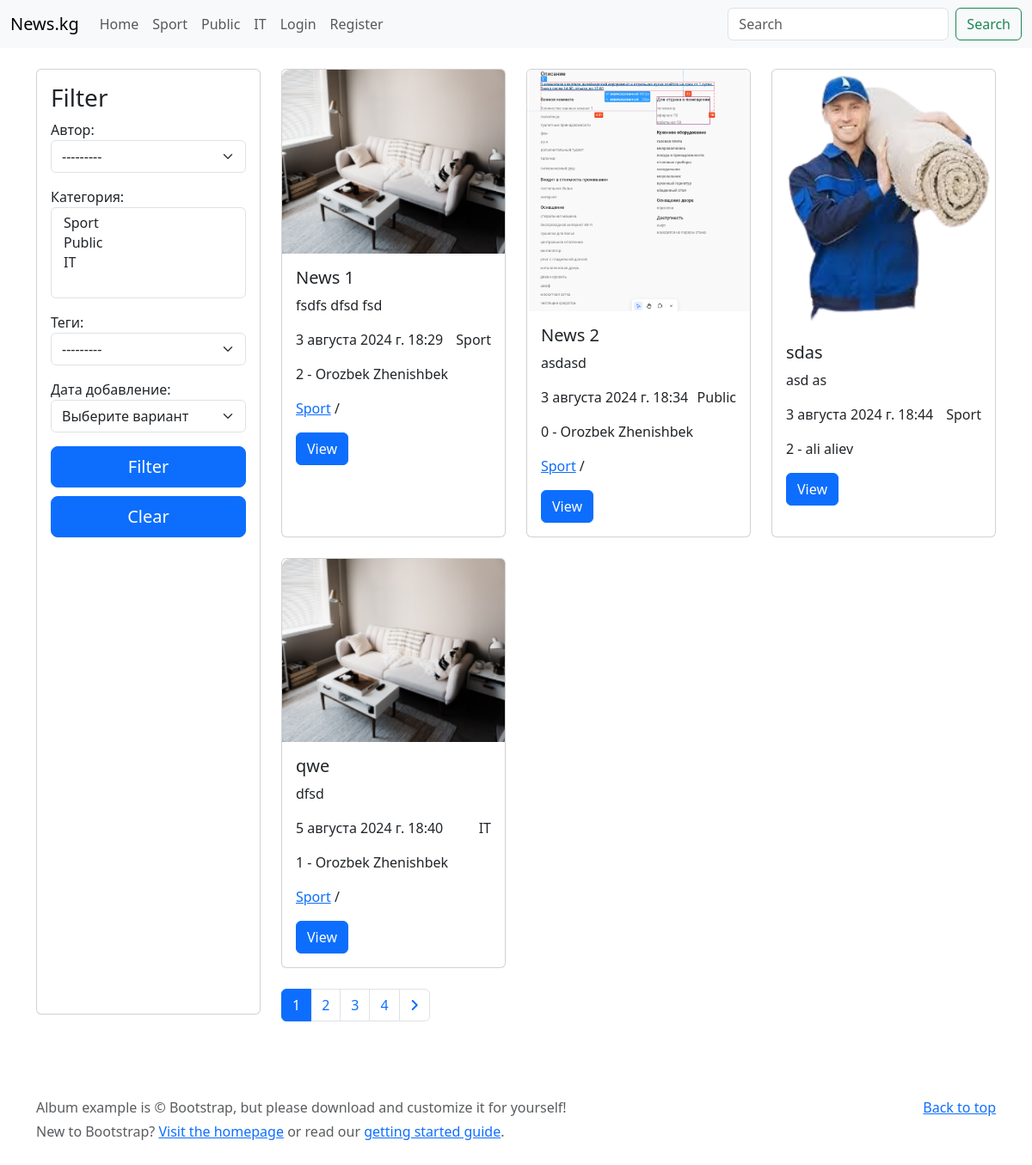
Page /news/ on the committed database.
### news/models.py (models this page shows, shortened)
class Category(models.Model):
    class Meta:
        verbose_name = 'категория'
        verbose_name_plural = 'категории'
    name = models.CharField(verbose_name='название', max_length=100)
    def __str__(self):
        return f'{self.name}'

class News(models.Model):
    class Meta:
        verbose_name = 'новость'
        verbose_name_plural = 'новости'
    name = models.CharField(verbose_name='название', max_length=100, validators=[min_length_validator])
    image = models.ImageField(verbose_name='изображение', upload_to=news_image_upload_to)
    category = models.ForeignKey(
        'news.Category', on_delete=models.PROTECT, related_name='news', verbose_name='категория')
    tags = models.ManyToManyField('news.Tag', related_name='news', verbose_name='теги')
    description = models.CharField(verbose_name='описание', max_length=300)
    content = models.TextField(verbose_name='контент')
    date = models.DateTimeField(verbose_name='дата добавление', auto_now_add=True)
    views = models.IntegerField(verbose_name='просмотры', default=0, validators=[MinValueValidator(0), MaxValueValidator(100000)])
    author = models.ForeignKey('auth.User', on_delete=models.CASCADE, related_name='news', verbose_name='автор')
    is_published = models.BooleanField(verbose_name='публичность', default=True)

class Tag(models.Model):
    class Meta:
        verbose_name = 'тег'
        verbose_name_plural = 'теги'
    name = models.CharField(verbose_name='название', max_length=100)
    def __str__(self):
        return f'{self.name}'

### news/views.py (the view)
# urls.py: path('', views.main, name='main'),
def main(request):
    news = News.objects.filter(is_published=True)
    search = request.GET.get('search')
    if search:
        news = news.filter(name__icontains=search)
    category_id = request.GET.get('category')
    if category_id:
        news = news.filter(category__id=int(category_id))
    filterset = NewsFilter(data=request.GET, queryset=news)
    news = filterset.qs
    page = int(request.GET.get('page', 1))
    page_size = int(request.GET.get('page_size', 4))
    pagin = Paginator(news, page_size)
    news = pagin.get_page(page)
    return render(request, 'index.html', {'news': news, 'filterset': filterset,})

### news/templatetags/custom_tags.py (called while the page is built)
@register.simple_tag()
def get_categories():
    return Category.objects.all()

### templates/index.html (shortened to what this page needs)
{% extends 'base.html' %}
{% load static %}
{% block content %}
<div class="row">
    <div class="col-12 col-md-4 col-lg-3 mb-4">
        <div class="card h-100">
            <div class="card-body">
                <h3>Filter</h3>
                {% include 'components/news_filter.html' %}
            </div>
        </div>
    </div>
    <div class="col-12 col-md-8 col-lg-9">
        <div class="row">
            {% for item in news %}
                <div class="col-lg-4 col-md-6 col-12 mb-4">
                    <div class="card h-100">
                        <img src="{{ item.image.url }}" class="card-img-top" alt="...">
                        <div class="card-body">
                        <h5 class="card-title">{{ item.name }}</h5>
                        <p class="card-text">{{ item.description }}</p>
                        <p  class="d-flex justify-content-between">
                            <span>{{ item.date }}</span>
                            <span>{{ item.category.name }}</span>
                        </p>
                        <p>
                            {{ item.views }} - {{ item.author.first_name }} {{ item.author.last_name }}
                        </p>
                        <p>
                           {% for tag in item.tags.all %}
                                <a href="#">{{ tag.name }}</a> /
                           {% endfor %}
                        </p>
                        <a href="{% url 'detail_news' id=item.id %}" class="btn btn-primary">View</a>
                        </div>
                    </div>
                </div>
            {% endfor %}
        </div>
        {% if news.has_previous or news.has_next %}
            <nav>
                <ul class="pagination">
                    {% for i in news.paginator.page_range %}
                        {% if news.number == i %}
                            <li class="page-item active">
                                <span class="page-link">{{ i }}</span>
                            </li>
                        {% else %}
                            <li class="page-item">
                                <a class="page-link" href="?page={{ i }}">{{ i }}</a>
                            </li>
                        {% endif %}
                    {% endfor %}
                    {% if news.has_next %}
                        <li class="page-item">
                            <a class="page-link" href="?page={{ news.next_page_number }}">
                                <i class="fa-solid fa-angle-right"></i>
                            </a>
                        </li>
                    {% endif %}
                </ul>
            </nav>
        {% endif %}
    </div>
</div>
{% endblock content %}

### templates/components/nav_categories.html
{% load custom_tags %}
{% get_categories as categories %}
{% for category in categories %}
    <li class="nav-item">
        <a class="nav-link" href="{% url 'main' %}?category={{ category.id }}">{{ category.name }}</a>
    </li>
{% endfor %}

### rows in the picture
Category: name "Sport"
Category: name "Public"
Category: name "IT"
News: image (picture), name "News 1", description "fsdfs dfsd fsd", date "3 августа 2024 г. 18:29", category.name "Sport", views "2", author.first_name "Orozbek", author.last_name "Zhenishbek"
Tag: name "Sport"
News: image (picture), name "News 2", description "asdasd", date "3 августа 2024 г. 18:34", category.name "Public", views "0", author.first_name "Orozbek", author.last_name "Zhenishbek"
News: image (picture), name "sdas", description "asd as", date "3 августа 2024 г. 18:44", category.name "Sport", views "2", author.first_name "ali", author.last_name "aliev"
News: image (picture), name "qwe", description "dfsd", date "5 августа 2024 г. 18:40", category.name "IT", views "1", author.first_name "Orozbek", author.last_name "Zhenishbek"

### other values in the picture
{{ i }} "1"
{{ i }} "2" "3" "4"
